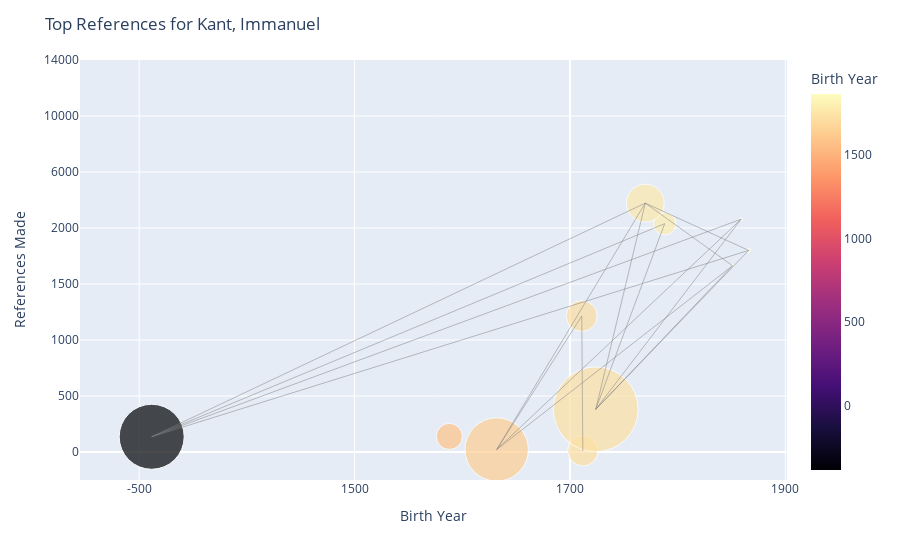

Notebook code cell kept with this figure:
### Code cell
plot_top_references_interactive('Kant, Immanuel', top_references=5, top_referenced_by=5, threshold=100)

### Figure 1 — Plotly figure (JSON) as saved in the notebook; plotly's stock layout.template omitted (floating-point values rounded to 4 significant figures)
{"data": [{"customdata": [[1711, 1214], [1712, 11], [1866, 1800], [-384, 136], [1788, 2308], [1770, 3777], [1859, 2628], [1724, 381], [1588, 139], [1851, 1663], [1632, 22]], "hovertemplate": "<b>%{hovertext}</b><br><br>Birth Year (Scaled)=%{x}<br>References Made (Scaled)=%{y}<br>Bubble Size=%{marker.size}<br>Birth Year=%{marker.color}<br>References Made=%{customdata[1]}<extra></extra>", "hovertext": ["Hume, David", "Rousseau, Jean-Jacques", "Croce", "Aristotle", "Schopenhauer, Arthur", "Hegel, Georg Wilhelm Friedrich", "Dewey", "Kant, Immanuel", "Hobbes, Thomas", "Falckenberg", "Locke, John"], "legendgroup": "", "marker": {"color": [1711, 1712, 1866, -384, 1788, 1770, 1859, 1724, 1588, 1851, 1632], "coloraxis": "coloraxis", "size": [9980, 9680, 170, 44300, 5240, 15080, 110, 75470, 7160, 80, 42140], "sizemode": "area", "sizeref": 20.96, "symbol": "circle"}, "mode": "markers", "name": "", "orientation": "v", "showlegend": false, "type": "scatter", "x": [0.0275, 0.03, 0.415, -0.971, 0.22, 0.175, 0.3975, 0.06, -0.28, 0.3775, -0.17], "xaxis": "x", "y": [2.428, 0.022, 3.6, 0.272, 4.077, 4.444, 4.157, 0.762, 0.278, 3.326, 0.044], "yaxis": "y"}, {"line": {"color": "gray", "width": 1}, "mode": "lines", "opacity": 0.5, "showlegend": false, "type": "scatter", "x": [0.415, -0.971], "y": [3.6, 0.272]}, {"line": {"color": "gray", "width": 1}, "mode": "lines", "opacity": 0.5, "showlegend": false, "type": "scatter", "x": [0.415, 0.175], "y": [3.6, 4.444]}, {"line": {"color": "gray", "width": 1}, "mode": "lines", "opacity": 0.5, "showlegend": false, "type": "scatter", "x": [0.415, 0.06], "y": [3.6, 0.762]}, {"line": {"color": "gray", "width": 1}, "mode": "lines", "opacity": 0.5, "showlegend": false, "type": "scatter", "x": [0.3975, -0.971], "y": [4.157, 0.272]}, {"line": {"color": "gray", "width": 1}, "mode": "lines", "opacity": 0.5, "showlegend": false, "type": "scatter", "x": [0.3975, 0.06], "y": [4.157, 0.762]}, {"line": {"color": "gray", "width": 1}, "mode": "lines", "opacity": 0.5, "showlegend": false, "type": "scatter", "x": [0.3975, -0.17], "y": [4.157, 0.044]}, {"line": {"color": "gray", "width": 1}, "mode": "lines", "opacity": 0.5, "showlegend": false, "type": "scatter", "x": [0.3775, 0.175], "y": [3.326, 4.444]}, {"line": {"color": "gray", "width": 1}, "mode": "lines", "opacity": 0.5, "showlegend": false, "type": "scatter", "x": [0.3775, 0.06], "y": [3.326, 0.762]}, {"line": {"color": "gray", "width": 1}, "mode": "lines", "opacity": 0.5, "showlegend": false, "type": "scatter", "x": [0.3775, -0.17], "y": [3.326, 0.044]}, {"line": {"color": "gray", "width": 1}, "mode": "lines", "opacity": 0.5, "showlegend": false, "type": "scatter", "x": [0.175, -0.971], "y": [4.444, 0.272]}, {"line": {"color": "gray", "width": 1}, "mode": "lines", "opacity": 0.5, "showlegend": false, "type": "scatter", "x": [0.175, 0.06], "y": [4.444, 0.762]}, {"line": {"color": "gray", "width": 1}, "mode": "lines", "opacity": 0.5, "showlegend": false, "type": "scatter", "x": [0.175, -0.17], "y": [4.444, 0.044]}, {"line": {"color": "gray", "width": 1}, "mode": "lines", "opacity": 0.5, "showlegend": false, "type": "scatter", "x": [0.0275, -0.17], "y": [2.428, 0.044]}, {"line": {"color": "gray", "width": 1}, "mode": "lines", "opacity": 0.5, "showlegend": false, "type": "scatter", "x": [0.0275, 0.03], "y": [2.428, 0.022]}, {"line": {"color": "gray", "width": 1}, "mode": "lines", "opacity": 0.5, "showlegend": false, "type": "scatter", "x": [0.22, -0.971], "y": [4.077, 0.272]}, {"line": {"color": "gray", "width": 1}, "mode": "lines", "opacity": 0.5, "showlegend": false, "type": "scatter", "x": [0.22, 0.06], "y": [4.077, 0.762]}], "layout": {"coloraxis": {"colorbar": {"title": {"text": "Birth Year"}}, "colorscale": [[0, "#000004"], [0.1111, "#180f3d"], [0.2222, "#440f76"], [0.3333, "#721f81"], [0.4444, "#9e2f7f"], [0.5556, "#cd4071"], [0.6667, "#f1605d"], [0.7778, "#fd9668"], [0.8889, "#feca8d"], [1, "#fcfdbf"]]}, "hovermode": "closest", "legend": {"itemsizing": "constant", "tracegroupgap": 0}, "margin": {"t": 60}, "title": {"text": "Top References for Kant, Immanuel"}, "xaxis": {"anchor": "y", "domain": [0, 1], "ticktext": [-4500, -2500, -500, 1500, 1700, 1900, 3900, 5900, 7900], "tickvals": [-2, -1.5, -1, -0.5, 0, 0.5, 1, 1.5, 2], "title": {"text": "Birth Year"}}, "yaxis": {"anchor": "x", "domain": [0, 1], "range": [-0.5, 7], "ticktext": [0, 500, 1000, 1500, 2000, 6000, 10000, 14000], "tickvals": [0, 1, 2, 3, 4, 5, 6, 7], "title": {"text": "References Made"}}}}
